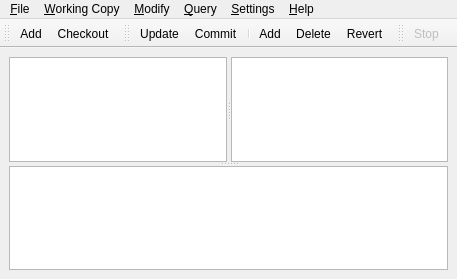
<ui version="4.0" >
 <class>QSvn</class>
 <widget class="QMainWindow" name="QSvn" >
  <property name="geometry" >
   <rect>
    <x>0</x>
    <y>0</y>
    <width>457</width>
    <height>279</height>
   </rect>
  </property>
  <property name="windowTitle" >
   <string>QSvn</string>
  </property>
  <widget class="QWidget" name="centralWidget" >
   <layout class="QGridLayout" >
    <property name="leftMargin" >
     <number>9</number>
    </property>
    <property name="topMargin" >
     <number>9</number>
    </property>
    <property name="rightMargin" >
     <number>9</number>
    </property>
    <property name="bottomMargin" >
     <number>9</number>
    </property>
    <property name="horizontalSpacing" >
     <number>6</number>
    </property>
    <property name="verticalSpacing" >
     <number>6</number>
    </property>
    <item row="0" column="0" >
     <widget class="QSplitter" name="splitterHorizontal" >
      <property name="orientation" >
       <enum>Qt::Vertical</enum>
      </property>
      <widget class="QSplitter" name="splitterVertical" >
       <property name="orientation" >
        <enum>Qt::Horizontal</enum>
       </property>
       <widget class="QTreeView" name="treeViewWorkingCopy" >
        <property name="selectionMode" >
         <enum>QAbstractItemView::ExtendedSelection</enum>
        </property>
        <property name="uniformRowHeights" >
         <bool>true</bool>
        </property>
       </widget>
       <widget class="QTreeView" name="treeViewFileList" >
        <property name="selectionMode" >
         <enum>QAbstractItemView::ExtendedSelection</enum>
        </property>
        <property name="rootIsDecorated" >
         <bool>false</bool>
        </property>
        <property name="uniformRowHeights" >
         <bool>true</bool>
        </property>
        <property name="itemsExpandable" >
         <bool>false</bool>
        </property>
       </widget>
      </widget>
      <widget class="QWidget" name="widget" >
       <layout class="QVBoxLayout" >
        <property name="spacing" >
         <number>6</number>
        </property>
        <property name="leftMargin" >
         <number>0</number>
        </property>
        <property name="topMargin" >
         <number>0</number>
        </property>
        <property name="rightMargin" >
         <number>0</number>
        </property>
        <property name="bottomMargin" >
         <number>0</number>
        </property>
        <item>
         <widget class="QTextEdit" name="editStatusText" >
          <property name="font" >
           <font>
            <family>Monospace</family>
           </font>
          </property>
         </widget>
        </item>
       </layout>
      </widget>
     </widget>
    </item>
   </layout>
  </widget>
  <widget class="QMenuBar" name="menuBar" >
   <property name="geometry" >
    <rect>
     <x>0</x>
     <y>0</y>
     <width>457</width>
     <height>32</height>
    </rect>
   </property>
   <widget class="QMenu" name="menuSettings" >
    <property name="title" >
     <string>&amp;Settings</string>
    </property>
    <addaction name="actionConfigureQSvn" />
   </widget>
   <widget class="QMenu" name="menuFile" >
    <property name="title" >
     <string>&amp;File</string>
    </property>
    <addaction name="actionExit" />
   </widget>
   <widget class="QMenu" name="menuQuery" >
    <property name="title" >
     <string>&amp;Query</string>
    </property>
    <addaction name="actionDiff" />
    <addaction name="actionShowLog" />
   </widget>
   <widget class="QMenu" name="menuModify" >
    <property name="title" >
     <string>&amp;Modify</string>
    </property>
    <addaction name="actionUpdate" />
    <addaction name="actionCommit" />
    <addaction name="actionRevert" />
    <addaction name="actionFlResolved" />
    <addaction name="separator" />
    <addaction name="actionAdd" />
    <addaction name="actionDelete" />
    <addaction name="actionFlRename" />
    <addaction name="actionFlMove" />
    <addaction name="actionFlCopy" />
    <addaction name="actionMkDir" />
    <addaction name="actionEditProperties" />
   </widget>
   <widget class="QMenu" name="menuWorking_Copy" >
    <property name="title" >
     <string>&amp;Working Copy</string>
    </property>
    <addaction name="actionWcAdd" />
    <addaction name="actionWcCheckout" />
    <addaction name="actionWcCleanup" />
    <addaction name="separator" />
    <addaction name="actionWcRemoveFromFavorites" />
    <addaction name="actionWcRemoveFromDisk" />
   </widget>
   <widget class="QMenu" name="menuHelp" >
    <property name="title" >
     <string>&amp;Help</string>
    </property>
    <addaction name="actionAboutQSvn" />
   </widget>
   <addaction name="menuFile" />
   <addaction name="menuWorking_Copy" />
   <addaction name="menuModify" />
   <addaction name="menuQuery" />
   <addaction name="menuSettings" />
   <addaction name="menuHelp" />
  </widget>
  <widget class="QToolBar" name="toolBarWorkingCopy" >
   <property name="minimumSize" >
    <size>
     <width>0</width>
     <height>0</height>
    </size>
   </property>
   <property name="orientation" >
    <enum>Qt::Horizontal</enum>
   </property>
   <property name="iconSize" >
    <size>
     <width>16</width>
     <height>16</height>
    </size>
   </property>
   <attribute name="toolBarArea" >
    <enum>TopToolBarArea</enum>
   </attribute>
   <attribute name="toolBarBreak" >
    <bool>false</bool>
   </attribute>
   <addaction name="actionWcAdd" />
   <addaction name="actionWcCheckout" />
  </widget>
  <widget class="QToolBar" name="toolBarModify" >
   <property name="orientation" >
    <enum>Qt::Horizontal</enum>
   </property>
   <property name="iconSize" >
    <size>
     <width>16</width>
     <height>16</height>
    </size>
   </property>
   <attribute name="toolBarArea" >
    <enum>TopToolBarArea</enum>
   </attribute>
   <attribute name="toolBarBreak" >
    <bool>false</bool>
   </attribute>
   <addaction name="actionUpdate" />
   <addaction name="actionCommit" />
   <addaction name="separator" />
   <addaction name="actionAdd" />
   <addaction name="actionDelete" />
   <addaction name="actionRevert" />
  </widget>
  <widget class="QToolBar" name="toolBarAction" >
   <property name="orientation" >
    <enum>Qt::Horizontal</enum>
   </property>
   <property name="iconSize" >
    <size>
     <width>16</width>
     <height>16</height>
    </size>
   </property>
   <attribute name="toolBarArea" >
    <enum>TopToolBarArea</enum>
   </attribute>
   <attribute name="toolBarBreak" >
    <bool>false</bool>
   </attribute>
   <addaction name="actionStop" />
  </widget>
  <action name="actionExit" >
   <property name="text" >
    <string>&amp;Exit</string>
   </property>
  </action>
  <action name="actionWcAdd" >
   <property name="icon" >
    <iconset resource="../qsvn.qrc" >:/images/actionadd.png</iconset>
   </property>
   <property name="text" >
    <string>&amp;Add...</string>
   </property>
   <property name="toolTip" >
    <string>Add an existing working copy to list</string>
   </property>
  </action>
  <action name="actionWcRemoveFromFavorites" >
   <property name="text" >
    <string>&amp;Remove from Favorites...</string>
   </property>
   <property name="iconText" >
    <string>Remove from Favorites...</string>
   </property>
   <property name="toolTip" >
    <string>Remove selected working copy from list of Favorites</string>
   </property>
  </action>
  <action name="actionWcCheckout" >
   <property name="icon" >
    <iconset resource="../qsvn.qrc" >:/images/actioncheckout.png</iconset>
   </property>
   <property name="text" >
    <string>&amp;Checkout...</string>
   </property>
   <property name="toolTip" >
    <string>Checkout and add a working copy to list</string>
   </property>
  </action>
  <action name="actionUpdate" >
   <property name="icon" >
    <iconset resource="../qsvn.qrc" >:/images/actionupdate.png</iconset>
   </property>
   <property name="text" >
    <string>&amp;Update</string>
   </property>
  </action>
  <action name="actionCommit" >
   <property name="icon" >
    <iconset resource="../qsvn.qrc" >:/images/actioncommit.png</iconset>
   </property>
   <property name="text" >
    <string>&amp;Commit...</string>
   </property>
  </action>
  <action name="actionAdd" >
   <property name="icon" >
    <iconset resource="../qsvn.qrc" >:/images/actionaddlocal.png</iconset>
   </property>
   <property name="text" >
    <string>&amp;Add...</string>
   </property>
  </action>
  <action name="actionDelete" >
   <property name="icon" >
    <iconset resource="../qsvn.qrc" >:/images/actiondeletelocal.png</iconset>
   </property>
   <property name="text" >
    <string>&amp;Delete...</string>
   </property>
  </action>
  <action name="actionRevert" >
   <property name="icon" >
    <iconset resource="../qsvn.qrc" >:/images/actionrevert.png</iconset>
   </property>
   <property name="text" >
    <string>Re&amp;vert...</string>
   </property>
  </action>
  <action name="actionDiff" >
   <property name="text" >
    <string>&amp;Diff...</string>
   </property>
  </action>
  <action name="actionConfigureQSvn" >
   <property name="text" >
    <string>Configure QSvn...</string>
   </property>
  </action>
  <action name="actionAboutQSvn" >
   <property name="text" >
    <string>About QSvn...</string>
   </property>
  </action>
  <action name="actionAboutQt" >
   <property name="text" >
    <string>About Qt...</string>
   </property>
  </action>
  <action name="actionStop" >
   <property name="enabled" >
    <bool>false</bool>
   </property>
   <property name="icon" >
    <iconset resource="../qsvn.qrc" >:/images/actionstop.png</iconset>
   </property>
   <property name="text" >
    <string>Stop</string>
   </property>
  </action>
  <action name="actionShowLog" >
   <property name="text" >
    <string>Show &amp;Log...</string>
   </property>
   <property name="iconText" >
    <string>Show Log</string>
   </property>
   <property name="toolTip" >
    <string>Show Log History</string>
   </property>
  </action>
  <action name="actionWcCleanup" >
   <property name="icon" >
    <iconset/>
   </property>
   <property name="text" >
    <string>&amp;Cleanup</string>
   </property>
  </action>
  <action name="actionFlResolved" >
   <property name="text" >
    <string>Resolved...</string>
   </property>
   <property name="iconText" >
    <string>Resolved</string>
   </property>
   <property name="toolTip" >
    <string>Resolved</string>
   </property>
  </action>
  <action name="actionFlRename" >
   <property name="text" >
    <string>Rename...</string>
   </property>
  </action>
  <action name="actionFlMove" >
   <property name="text" >
    <string>Move...</string>
   </property>
  </action>
  <action name="actionFlCopy" >
   <property name="text" >
    <string>Copy...</string>
   </property>
  </action>
  <action name="actionMkDir" >
   <property name="text" >
    <string>Make Directory...</string>
   </property>
   <property name="iconText" >
    <string>Make Directory</string>
   </property>
   <property name="toolTip" >
    <string>Make Directory</string>
   </property>
  </action>
  <action name="actionEditProperties" >
   <property name="text" >
    <string>Edit Properties...</string>
   </property>
   <property name="iconText" >
    <string>Edit Properties...</string>
   </property>
   <property name="toolTip" >
    <string>Edit Properties...</string>
   </property>
  </action>
  <action name="actionFlRemoveFromDisk" >
   <property name="text" >
    <string>Remove from Disk...</string>
   </property>
   <property name="iconText" >
    <string>Remove from Disk...</string>
   </property>
   <property name="toolTip" >
    <string>Remove the selected working copy from disk.</string>
   </property>
  </action>
  <action name="actionMerge" >
   <property name="text" >
    <string>Merge...</string>
   </property>
   <property name="iconText" >
    <string>Merge...</string>
   </property>
   <property name="toolTip" >
    <string>Merge...</string>
   </property>
  </action>
  <action name="actionWcRemoveFromDisk" >
   <property name="text" >
    <string>Remove from Disk...</string>
   </property>
   <property name="iconText" >
    <string>Remove from Disk...</string>
   </property>
   <property name="toolTip" >
    <string>Remove selected working copy from disk</string>
   </property>
  </action>
 </widget>
 <resources>
  <include location="../qsvn.qrc" />
 </resources>
 <connections/>
</ui>
